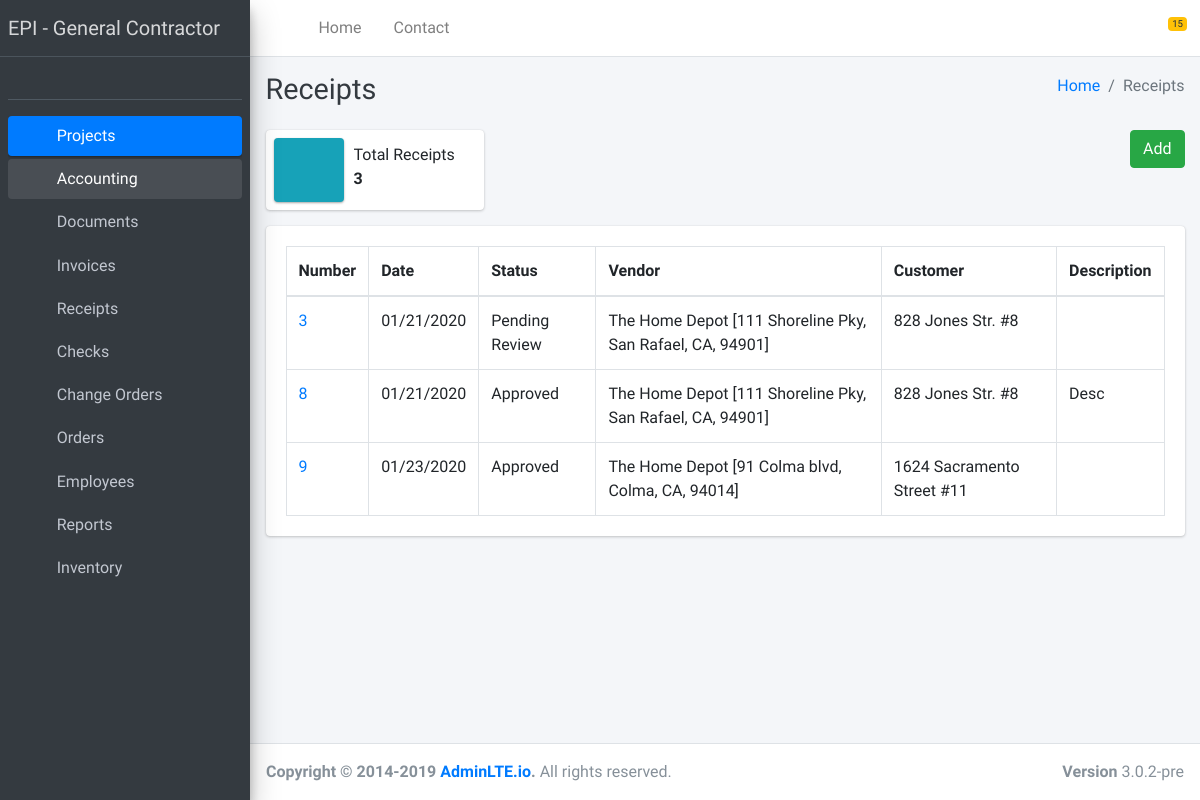
The app's page /receipts/ with its own data.
### receipts/models.py (models this page shows, shortened)
class Receipt(models.Model):
    document = models.ForeignKey(Document, models.SET_NULL, blank=True, null=True)
    r_from = models.ForeignKey(Supplier, models.SET_NULL, blank=True, null=True)
    r_to = models.ForeignKey(Customer, models.SET_NULL, blank=True, null=True)
    files = models.ManyToManyField(Files_storage)
    created_at = models.DateTimeField(auto_now=True)
    updated_at = models.DateTimeField(auto_now_add=True)

### documents/models.py (models this page shows, shortened)
class Document(models.Model):
    number = models.CharField(max_length=255, blank=True)
    date = models.DateTimeField(blank=True)
    description = models.TextField(blank=True)
    amount = models.FloatField(blank=True, default=0)
    statuses = [
        ('Approved', 'Approved'),
        ('Cleared', 'Cleared '),
        ('Draft ', 'Draft '),
        ('In Process', 'In Process'),
        ('Paid ', 'Paid '),
        ('Pending Cancellation', 'Pending Cancellation'),
        ('Pending Review', 'Pending Review'),
        ('Rejected', 'Rejected'),
        ('Submitting ', 'Submitting '),
        ('Unpaid ', 'Unpaid '),
    ]
    status = models.CharField(max_length=255, choices=statuses, default='Pending Review')
    type = models.ForeignKey(Document_type, models.SET_NULL, blank=True, null=True)
    files = models.ManyToManyField(Files_storage)
    created_at = models.DateTimeField(auto_now=True)
    updated_at = models.DateTimeField(auto_now_add=True)
    def get_number(self):
        return self.type.prefix + self.number + self.type.postfix

class Document_type(models.Model):
    name = models.CharField(max_length=255)
    prefix = models.CharField(max_length=255, blank=True, default='')
    postfix = models.CharField(max_length=255, blank=True, default='')
    start = models.PositiveIntegerField(default=0)
    uuid = models.UUIDField(default=uuid.uuid4)
    created_at = models.DateTimeField(auto_now=True)
    updated_at = models.DateTimeField(auto_now_add=True)

### suppliers/models.py (models this page shows)
class Supplier(models.Model):
    name = models.CharField(max_length=255)
    address = models.CharField(max_length=255, blank=True, default='')
    contact_name = models.CharField(max_length=255, blank=True, default='')
    contact_phone = models.CharField(max_length=255, blank=True, default='')
    contact_email = models.CharField(max_length=255, blank=True, default='')
    created_at = models.DateTimeField(auto_now=True)
    updated_at = models.DateTimeField(auto_now_add=True)
    class Meta:
        ordering = ['name']
    def __str__(self):
        return self.name + " [" + self.address + ']'

### customers/models.py (models this page shows, shortened)
class Customer(models.Model):
    name = models.CharField(max_length=255, blank=True)
    phone = models.CharField(max_length=255, blank=True)
    email = models.CharField(max_length=255, blank=True)
    address = models.CharField(max_length=255, blank=True)
    project = models.ForeignKey(Project, models.SET_NULL, blank=True, null=True)
    employ = models.ForeignKey(Employ, models.SET_NULL, blank=True, null=True)
    supplier = models.ForeignKey(Supplier, models.SET_NULL, blank=True, null=True)
    created_at = models.DateTimeField(auto_now=True)
    updated_at = models.DateTimeField(auto_now_add=True)
    class Meta:
        ordering = ['name']

### receipts/views.py (the view)
def index(request, template_name='receipts/index.html'):
    list = Receipt.objects.filter()
    data = {
        'list': list
    }
    return render(request, template_name, data)

### templates/receipts/index.html (shortened to what this page needs)
{% extends 'base.html' %}
{% load static %}
{% block content %}
  <div class="content-wrapper">
    <div class="content-header">
      <div class="container-fluid">
        <div class="row mb-2">
          <div class="col-sm-6">
            <h1 class="m-0 text-dark">Receipts</h1>
          </div>
          <div class="col-sm-6">
            <ol class="breadcrumb float-sm-right">
              <li class="breadcrumb-item"><a href="#">Home</a></li>
              <li class="breadcrumb-item active">Receipts</li>
            </ol>
          </div>
        </div>
      </div>
    </div>
    <section class="content">
      <div class="container-fluid">
        <div class="row">
          <div class="col-12 col-sm-6 col-md-3">
            <div class="info-box">
              <span class="info-box-icon bg-info elevation-1"><i class="far fa-money-bill-alt"></i></span>
              <div class="info-box-content">
                <span class="info-box-text">Total Receipts</span>
                <span class="info-box-number">
                    {{ list.count }}
                </span>
              </div>
            </div>
          </div>
            <div class="col-12 col-sm-6 col-md-3 offset-md-6 text-right">
                <a href="{% url 'receipt_create' %}" class="btn btn-success">Add</a>
            </div>
        </div>
          <div class="row">
          <div class="col-12">
          <div class="card">
              <div class="card-body">
                <table id="inspection_table" class="table table-bordered table-condensed">
                  <thead>
                    <tr>
                        <th>Number</th>
                        <th>Date</th>
                        <th>Status</th>
                        <th>Vendor</th>
                        <th>Customer</th>
                        <th>Description</th>
                    </tr>
                  </thead>
                  <tbody>
                    {% for item in list %}
                    <tr>
                        <td><a href="{% url 'receipt_read' item.id %}">{{ item.document.get_number }}</a></td>
                        <td>{{ item.document.date|date:'m/d/Y' }}</td>
                        <td>{{ item.document.status }}</td>
                        <td>{{ item.r_from }}</td>
                        <td>{{ item.r_to.name }}</td>
                        <td>{{ item.document.description|slice:100 }}</td>
                    </tr>
                  {% endfor %}
                  </tbody>
                </table>
              </div>
            </div>
          </div>
        </div>
      </div>
    </section>
  </div>
{% endblock content %}

### records on screen
Receipt: document.get_number "3", document "01/21/2020", document.status "Pending Review", r_from "The Home Depot [111 Shoreline Pky, San Rafael, CA, 94901]", r_to.name "828 Jones Str. #8"
Receipt: document.get_number "8", document "01/21/2020", document.status "Approved", r_from "The Home Depot [111 Shoreline Pky, San Rafael, CA, 94901]", r_to.name "828 Jones Str. #8", document.description "Desc"
Receipt: document.get_number "9", document "01/23/2020", document.status "Approved", r_from "The Home Depot [91 Colma blvd, Colma, CA, 94014]", r_to.name "1624 Sacramento Street #11"

### other values on screen
{{ list.count }} "3"
